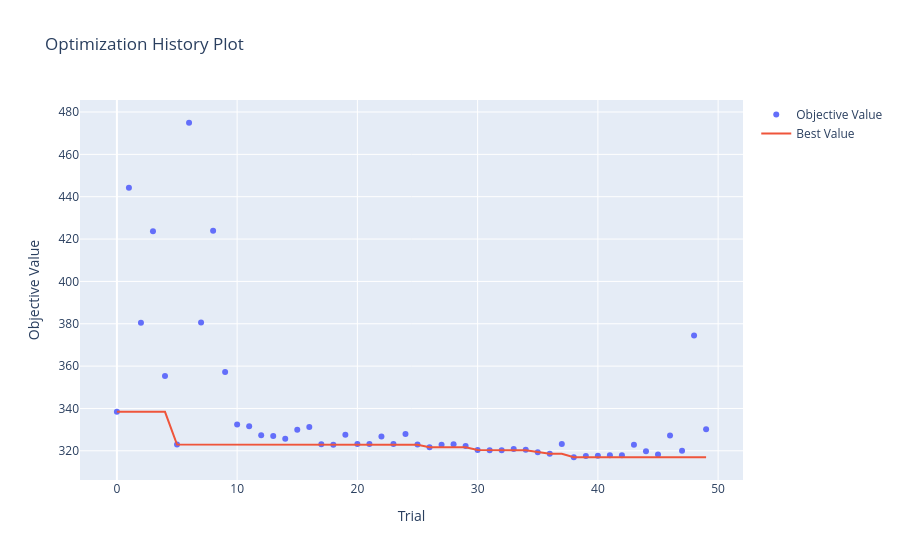
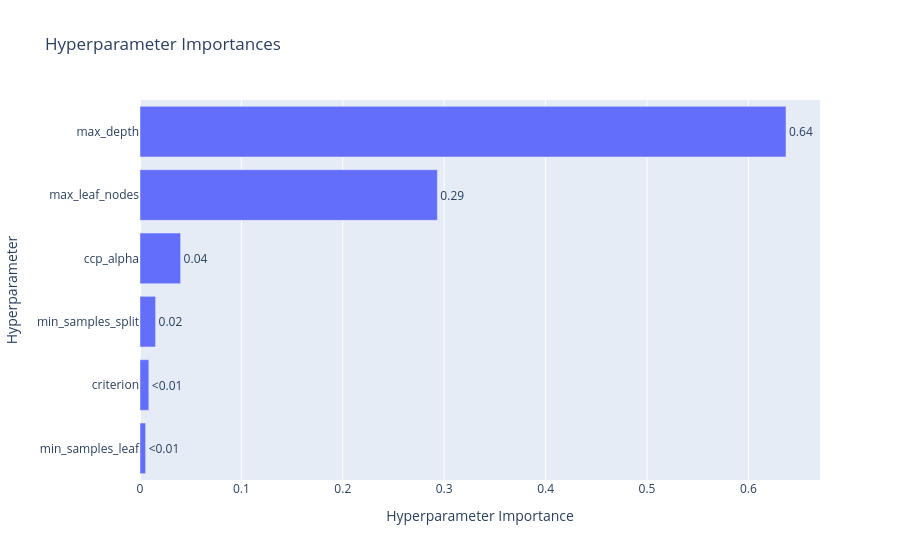

Notebook cell for these charts, in order:
### Code cell
# Визуализация результатов Decision Tree
fig1 = optuna.visualization.plot_optimization_history(study)
fig2 = optuna.visualization.plot_param_importances(study)

display(fig1)
display(fig2)

### Figure 1 — Plotly figure (JSON) as saved in the notebook; plotly's stock layout.template omitted (floating-point values rounded to 4 significant figures)
{"data": [{"mode": "markers", "name": "Objective Value", "x": [0, 1, 2, 3, 4, 5, 6, 7, 8, 9, 10, 11, 12, 13, 14, 15, 16, 17, 18, 19, 20, 21, 22, 23, 24, 25, 26, 27, 28, 29, 30, 31, 32, 33, 34, 35, 36, 37, 38, 39, 40, 41, 42, 43, 44, 45, 46, 47, 48, 49], "y": [338.4, 444.2, 380.4, 423.6, 355.3, 323.0, 474.9, 380.6, 424.0, 357.3, 332.5, 331.6, 327.4, 327.1, 325.7, 330.0, 331.2, 323.1, 322.8, 327.5, 323.2, 323.2, 326.7, 323.2, 327.9, 323.0, 321.7, 322.9, 323.1, 322.3, 320.4, 320.3, 320.2, 320.8, 320.5, 319.3, 318.6, 323.2, 317.0, 317.6, 317.6, 317.9, 317.9, 322.8, 319.8, 318.3, 327.2, 320.1, 374.5, 330.1], "type": "scatter"}, {"mode": "lines", "name": "Best Value", "x": [0, 1, 2, 3, 4, 5, 6, 7, 8, 9, 10, 11, 12, 13, 14, 15, 16, 17, 18, 19, 20, 21, 22, 23, 24, 25, 26, 27, 28, 29, 30, 31, 32, 33, 34, 35, 36, 37, 38, 39, 40, 41, 42, 43, 44, 45, 46, 47, 48, 49], "y": [338.4, 338.4, 338.4, 338.4, 338.4, 323.0, 323.0, 323.0, 323.0, 323.0, 323.0, 323.0, 323.0, 323.0, 323.0, 323.0, 323.0, 323.0, 322.8, 322.8, 322.8, 322.8, 322.8, 322.8, 322.8, 322.8, 321.7, 321.7, 321.7, 321.7, 320.4, 320.3, 320.2, 320.2, 320.2, 319.3, 318.6, 318.6, 317.0, 317.0, 317.0, 317.0, 317.0, 317.0, 317.0, 317.0, 317.0, 317.0, 317.0, 317.0], "type": "scatter"}, {"marker": {"color": "#cccccc"}, "mode": "markers", "name": "Infeasible Trial", "showlegend": false, "x": [], "y": [], "type": "scatter"}], "layout": {"title": {"text": "Optimization History Plot"}, "xaxis": {"title": {"text": "Trial"}}, "yaxis": {"title": {"text": "Objective Value"}}}}

### Figure 2 — Plotly figure (JSON) as saved in the notebook; plotly's stock layout.template omitted (floating-point values rounded to 4 significant figures)
{"data": [{"cliponaxis": false, "hovertemplate": ["min_samples_leaf (IntDistribution): 0.005538754245476012<extra></extra>", "criterion (CategoricalDistribution): 0.00869178305074422<extra></extra>", "min_samples_split (IntDistribution): 0.015359338813092524<extra></extra>", "ccp_alpha (FloatDistribution): 0.04006221967994138<extra></extra>", "max_leaf_nodes (IntDistribution): 0.29325542571109187<extra></extra>", "max_depth (IntDistribution): 0.6370924784996539<extra></extra>"], "name": "Objective Value", "orientation": "h", "text": ["<0.01", "<0.01", "0.02", "0.04", "0.29", "0.64"], "textposition": "outside", "x": [0.005539, 0.008692, 0.01536, 0.04006, 0.2933, 0.6371], "y": ["min_samples_leaf", "criterion", "min_samples_split", "ccp_alpha", "max_leaf_nodes", "max_depth"], "type": "bar"}], "layout": {"title": {"text": "Hyperparameter Importances"}, "xaxis": {"title": {"text": "Hyperparameter Importance"}}, "yaxis": {"title": {"text": "Hyperparameter"}}}}
